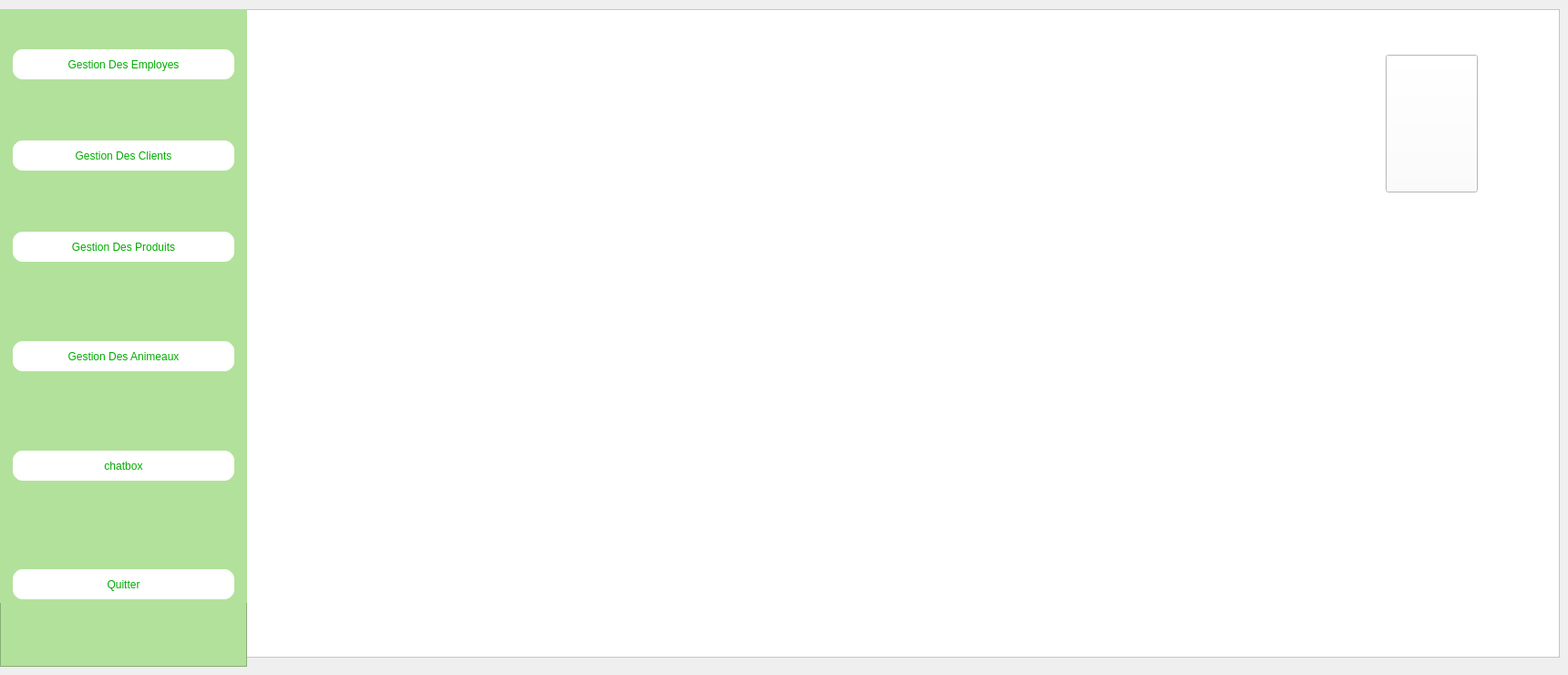
    <widget class="QWidget" name="page_3">
     <widget class="QFrame" name="frame_2">
      <property name="geometry">
       <rect>
        <x>220</x>
        <y>10</y>
        <width>1491</width>
        <height>711</height>
       </rect>
      </property>
      <property name="styleSheet">
       <string notr="true">background-color: rgb(255, 255, 255);</string>
      </property>
      <property name="frameShape">
       <enum>QFrame::StyledPanel</enum>
      </property>
      <property name="frameShadow">
       <enum>QFrame::Raised</enum>
      </property>
      <widget class="QPushButton" name="pushButton_6">
       <property name="geometry">
        <rect>
         <x>1300</x>
         <y>50</y>
         <width>101</width>
         <height>151</height>
        </rect>
       </property>
       <property name="styleSheet">
        <string notr="true">image: url(:/logo ....png);
border-image: url(:/logo ....png);</string>
       </property>
       <property name="text">
        <string/>
       </property>
      </widget>
     </widget>
     <widget class="QFrame" name="frame">
      <property name="geometry">
       <rect>
        <x>0</x>
        <y>10</y>
        <width>271</width>
        <height>721</height>
       </rect>
      </property>
      <property name="styleSheet">
       <string notr="true">background-color: rgb(178, 225, 155);
</string>
      </property>
      <property name="frameShape">
       <enum>QFrame::StyledPanel</enum>
      </property>
      <property name="frameShadow">
       <enum>QFrame::Raised</enum>
      </property>
      <widget class="QWidget" name="widget" native="true">
       <property name="geometry">
        <rect>
         <x>0</x>
         <y>0</y>
         <width>271</width>
         <height>651</height>
        </rect>
       </property>
       <widget class="QPushButton" name="gestion_E">
        <property name="enabled">
         <bool>true</bool>
        </property>
        <property name="geometry">
         <rect>
          <x>10</x>
          <y>40</y>
          <width>251</width>
          <height>41</height>
         </rect>
        </property>
        <property name="accessibleName">
         <string>pb_ajouter</string>
        </property>
        <property name="styleSheet">
         <string notr="true">ffont: 15pt &quot;Centaur&quot;;
font: 14pt &quot;Centaur&quot;;
background-color: rgb(255, 255, 255);
color: rgb(0, 170, 0);
border-radius: 15px;
border: 4px solid rgb(178, 225, 155);</string>
        </property>
        <property name="text">
         <string>Gestion Des Employes</string>
        </property>
        <property name="icon">
         <iconset>
          <normaloff>../../../Downloads/400364618_718266979888638_3090433482970252743_n.jpg</normaloff>../../../Downloads/400364618_718266979888638_3090433482970252743_n.jpg</iconset>
        </property>
       </widget>
       <widget class="QPushButton" name="gestion_A">
        <property name="geometry">
         <rect>
          <x>10</x>
          <y>360</y>
          <width>251</width>
          <height>41</height>
         </rect>
        </property>
        <property name="accessibleName">
         <string>pb_ajouter</string>
        </property>
        <property name="styleSheet">
         <string notr="true">ffont: 15pt &quot;Centaur&quot;;
font: 14pt &quot;Centaur&quot;;
background-color: rgb(255, 255, 255);
color: rgb(0, 170, 0);
border-radius: 15px;
border: 4px solid rgb(178, 225, 155);</string>
        </property>
        <property name="text">
         <string>Gestion Des Animeaux</string>
        </property>
       </widget>
       <widget class="QPushButton" name="gestion_P">
        <property name="geometry">
         <rect>
          <x>10</x>
          <y>240</y>
          <width>251</width>
          <height>41</height>
         </rect>
        </property>
        <property name="accessibleName">
         <string>pb_ajouter</string>
        </property>
        <property name="styleSheet">
         <string notr="true">ffont: 15pt &quot;Centaur&quot;;
font: 14pt &quot;Centaur&quot;;
background-color: rgb(255, 255, 255);
color: rgb(0, 170, 0);
border-radius: 15px;
border: 4px solid rgb(178, 225, 155);</string>
        </property>
        <property name="text">
         <string>Gestion Des Produits</string>
        </property>
       </widget>
       <widget class="QPushButton" name="gestion_C">
        <property name="geometry">
         <rect>
          <x>10</x>
          <y>140</y>
          <width>251</width>
          <height>41</height>
         </rect>
        </property>
        <property name="accessibleName">
         <string>pb_ajouter</string>
        </property>
        <property name="styleSheet">
         <string notr="true">ffont: 15pt &quot;Centaur&quot;;
font: 14pt &quot;Centaur&quot;;
background-color: rgb(255, 255, 255);
color: rgb(0, 170, 0);
border-radius: 15px;
border: 4px solid rgb(178, 225, 155);</string>
        </property>
        <property name="text">
         <string>Gestion Des Clients</string>
        </property>
       </widget>
       <widget class="QPushButton" name="gestion_quitter">
        <property name="geometry">
         <rect>
          <x>10</x>
          <y>610</y>
          <width>251</width>
          <height>41</height>
         </rect>
        </property>
        <property name="accessibleName">
         <string>pb_ajouter</string>
        </property>
        <property name="styleSheet">
         <string notr="true">ffont: 15pt &quot;Centaur&quot;;
font: 14pt &quot;Centaur&quot;;
background-color: rgb(255, 255, 255);
color: rgb(0, 170, 0);
border-radius: 15px;
border: 4px solid rgb(178, 225, 155);</string>
        </property>
        <property name="text">
         <string>Quitter</string>
        </property>
       </widget>
       <widget class="QPushButton" name="pb_chatbox">
        <property name="geometry">
         <rect>
          <x>10</x>
          <y>480</y>
          <width>251</width>
          <height>41</height>
         </rect>
        </property>
        <property name="accessibleName">
         <string>pb_ajouter</string>
        </property>
        <property name="styleSheet">
         <string notr="true">ffont: 15pt &quot;Centaur&quot;;
font: 14pt &quot;Centaur&quot;;
background-color: rgb(255, 255, 255);
color: rgb(0, 170, 0);
border-radius: 15px;
border: 4px solid rgb(178, 225, 155);</string>
        </property>
        <property name="text">
         <string>chatbox</string>
        </property>
       </widget>
      </widget>
     </widget>
    </widget>
